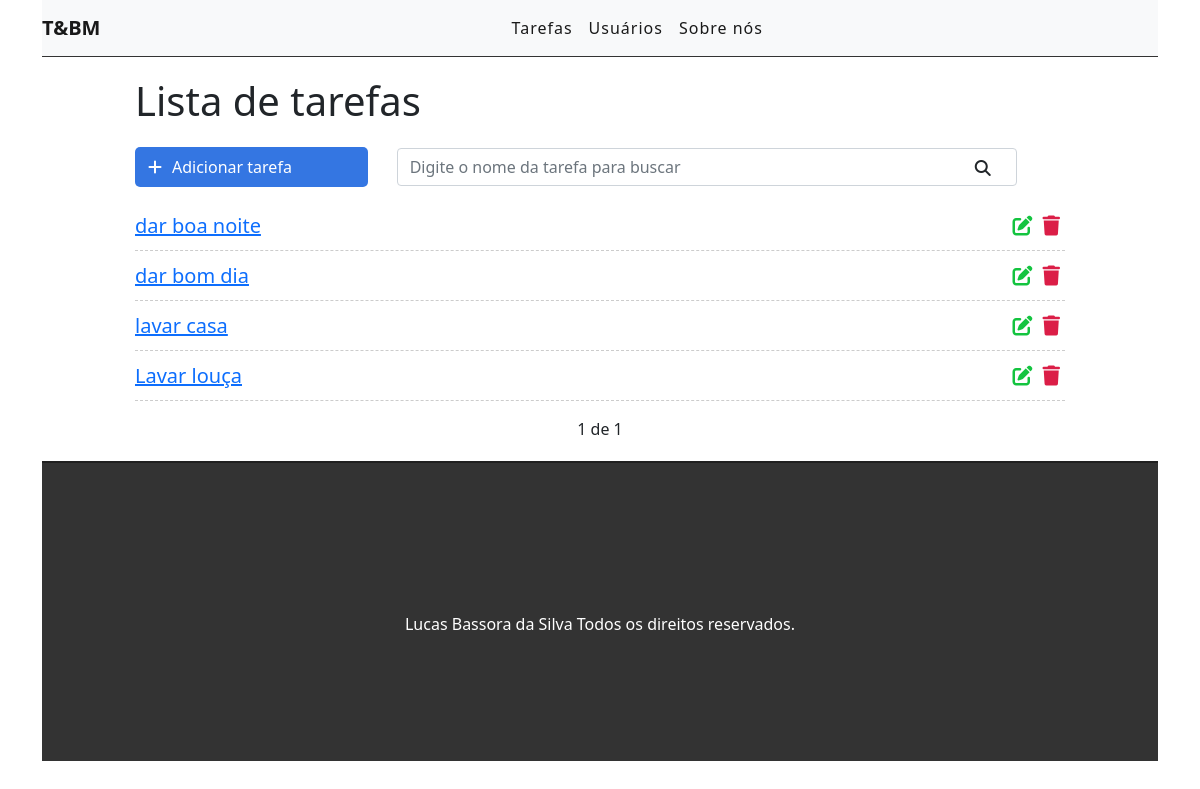
The app's page /, older data.
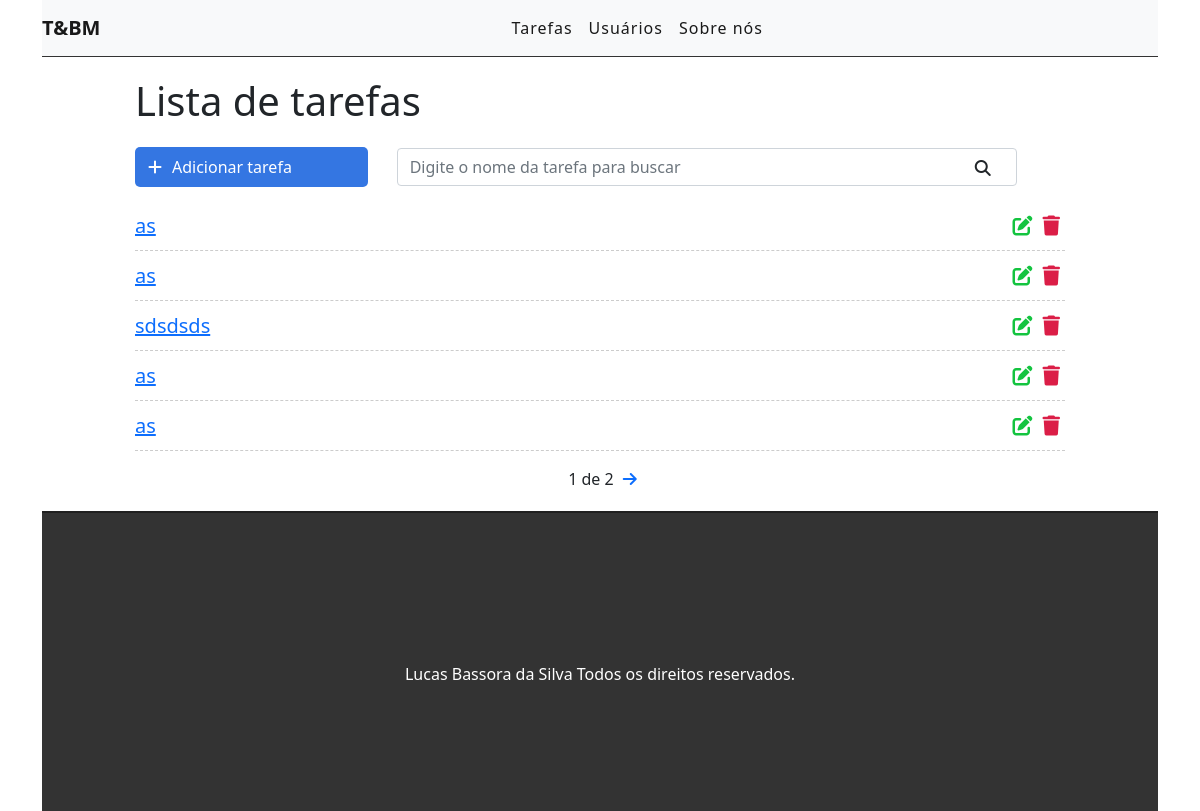
The same page, newer data.
### tasks/models.py (models this page shows, shortened)
class Task(models.Model):
    STATUS = (
        ('doing', 'Doing'),
        ('done', 'Done')
    )
    title = models.CharField(max_length=255)
    descripton = models.TextField()
    done = models.CharField(max_length=5, choices=STATUS)
    created_at = models.DateTimeField(auto_now_add=True)
    update_at = models.DateTimeField(auto_now=True)

### tasks/views.py (the view)
# urls.py: path('', views.taskList, name='task-list'),
def taskList(request):
    search = request.GET.get('search')
    if search:
        tasks = Task.objects.filter(title__icontains=search)
    else:
        tasks_list = Task.objects.all().order_by('-created_at')
        paginator = Paginator(tasks_list, 5)
        page = request.GET.get('page')
        tasks = paginator.get_page(page)
    return render(request, 'tasks/list.html', {'tasks' : tasks})

### tasks/templates/tasks/list.html (shortened to what this page needs)
{% extends 'base.html' %}
{% block content%}
<div class="offset-1 col-10 list-div">
    <h1>Lista de tarefas</h1>
    <a href="newTask/" id="add-link">
        <div class="col-3 add-div">
            <i class="fas fa-plus"></i>Adicionar tarefa
        </div>
    </a>
    <div class="col-8 search-div">
        <form method="GET" id="search-form">
            <input type="text" id="search" class="form-control" name="search" placeholder="Digite o nome da tarefa para buscar" value="{{ request.GET.search }}">
            <i class="fas fa-search" id="search-btn"></i>
        </form>
    </div>
    <ul class="task-list">
        {% for task in tasks %}
        <li class="task-item text-primary">
            <span><a href="task/{{task.id}}">{{task.title}}</a></span>
            <span><a href="deleteTask/{{task.id}}" class="delete-btn"><i class="fas fa-trash"></i></a></span>
            <span><a href="editTask/{{task.id}}"><i class="fas fa-edit"></i></a></span>
        </li>
        {% endfor %}
    </ul>
    <div class="pagination">
        <span class="step-links">
            {% if tasks.paginator.num_pages %}
            <span class="current">
                {{ tasks.number }} de {{ tasks.paginator.num_pages}}
            </span>
            {% endif %}
            {% if tasks.has_next %}
                <a href="?page={{ tasks.next_page_number }}"><i class="fas fa-arrow-right" aria-hidden="true"></i></a>
            {% endif %}
        </span>
    </div>
</div>
{% endblock %}

### tasks/templates/base.html (shortened to what this page needs)
{% load static %}
<!DOCTYPE html>
<html lang="en">
<head>
    <link href="https://cdn.jsdelivr.net/npm/bootstrap@5.0.2/dist/css/bootstrap.min.css" rel="stylesheet">
    <link rel="stylesheet" href="{% static 'css/styles.css' %}">
</head>
<body>
    <div class="container">
        <nav class="navbar navbar-expand-lg navbar-light bg-light">
            <div class="container-fluid">
              <a class="navbar-brand" href="/">T&BM</a>
              <div class="collapse navbar-collapse" id="navbarSupportedContent">
                <ul class="navbar-nav me-auto mb-2 mb-lg-0">
                  <li class="nav-item">
                    <a class="nav-link active" aria-current="page" href="#">Tarefas</a>
                  </li>
                  <li class="nav-item">
                    <a class="nav-link active" href="#">Usuários</a>
                  </li>
                    <a class="nav-link active" aria-current="page" href="#">Sobre nós</a>
                </ul>
              </div>
            </div>
          </nav>
        {%block content%}{% endblock %}
        <footer>
            <p>Lucas Bassora da Silva  Todos os direitos reservados.</p>
        </footer>
    </div>
</body>
</html>

### tasks/static/css/styles.css (style rules this page uses)
.container-fluid { padding: 0; }
.navbar { border-bottom: 1px solid #333; margin-bottom: 20px; }
.navbar-nav { margin:auto; }
.navbar-brand { font-weight: bold; }
.navbar-light .navbar-nav a.nav-link { color: #333; letter-spacing: 1px; }
#add-link { text-decoration: none; }
.add-div { background-color: #3476e2; cursor: pointer; display: inline-block; color: #fff; padding: 8px; border-radius: 5px; margin-right: 25px; }
.fas.fa-plus { color: #fff; margin-left: 5px; margin-right: 10px; }
.fas.fa-search { position: absolute; top: 12px; right: 26px; cursor: pointer; }
.search-div { padding: 0px; margin-top: 15px; margin-bottom: 15px; display: inline-block; position: relative; }
.search-div i { position: absolute; top: 50%; right: 10px; cursor: pointer; }
.list-div { padding: 0; }
.task-list { padding-left: 0; }
.task-item { list-style: none; font-size: 20px; height: 50px; padding-top: 10px; border-bottom: 1px dashed #ccc; text-decoration: none; }
.fas.fa-trash, .fas.fa-edit { cursor: pointer; margin: 5px; font-size: 20px; float: right; }
.fas.fa-trash { color: #db1e47; }
.fas.fa-edit { color: #13c43f }
footer { background-color: #333; height: 300px; border-top: 2px solid #202020; }
footer p { color: #ffffff; text-align: center; top: 50%; position: relative; }
.pagination { margin-bottom: 20px; }
.step-links { position: relative; margin-right: auto; margin-left: auto; }
.step-links .current { margin-left: 5px; margin-right: 5px; }

Row changes from the older to the newer data that the page shows:
removed Task: title "dar boa noite"
no longer on this page (row unchanged): Task: title "dar bom dia"
no longer on this page (row unchanged): Task: title "lavar casa"
no longer on this page (row unchanged): Task: title "Lavar louça"
added Task: title "as"
added Task: title "as"
added Task: title "sdsdsds"
added Task: title "as"
added Task: title "as"
Text that changed along with them:
{{ tasks.paginator.num_pages }}: "1" → "2"
